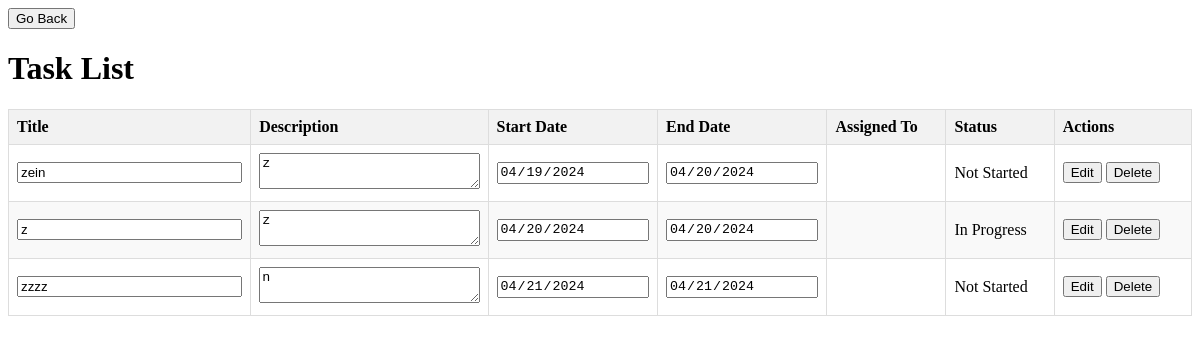
The page /view_tasks/ on the database its author committed.
### myapp3/models.py (models this page shows, shortened)
class Task(models.Model):
    title = models.CharField(max_length=200)
    description = models.TextField()
    assigned_to = models.ManyToManyField(Basic_Employee_Information, related_name='tasks', blank=True)
    progress = models.IntegerField(default=0)  # Progress in percentage
    start_date = models.DateField(default=timezone.now)
    end_date = models.DateField(default=timezone.now)
    STATUS_CHOICES = [
        ('not_started', 'Not Started'),
        ('in_progress', 'In Progress'),
        ('done', 'Done'),
    ]
    status = models.CharField(max_length=20, choices=STATUS_CHOICES, default='not_started')

### myapp3/views.py (the view)
# urls.py: path('view_tasks/', views.view_tasks, name='view_tasks'),
def view_tasks(request):
    tasks = Task.objects.all()
    return render(request, 'myapp3/view_tasks.html', {'tasks': tasks})

### templates/myapp3/view_tasks.html (shortened to what this page needs)
<!DOCTYPE html>
<html lang="en">
<head>
</head>
<body>
    <button onclick="goBack()">Go Back</button>
    <h1>Task List</h1>
    <table>
        <thead>
            <tr>
                <th>Title</th>
                <th>Description</th>
                <th>Start Date</th>
                <th>End Date</th>
                <th>Assigned To</th>
                <th>Status</th>
                <th>Actions</th>
            </tr>
        </thead>
        <tbody>
            {% for task in tasks %}
            <tr>
                <td>
                    <input type="text" id="title-{{ task.id }}" value="{{ task.title }}" readonly>
                </td>
                <td>
                    <textarea id="description-{{ task.id }}" readonly>{{ task.description }}</textarea>
                </td>
                <td>
                    <input type="date" class="date-input" id="start-date-{{ task.id }}" value="{{ task.start_date|date:'Y-m-d' }}" readonly>
                </td>
                <td>
                    <input type="date" class="date-input" id="end-date-{{ task.id }}" value="{{ task.end_date|date:'Y-m-d' }}" readonly>
                </td>
                <td>
                </td>
                <td>
                    <span id="status-display-{{ task.id }}">{{ task.get_status_display }}</span>
                </td>
                <td>
                    <button type="button" class="edit-btn" data-task-id="{{ task.id }}">Edit</button>
                    <button type="button" class="delete-btn" data-task-id="{{ task.id }}">Delete</button>
                </td>
            </tr>
            {% empty %}
            <tr>
                <td colspan="5">No tasks available.</td>
            </tr>
            {% endfor %}
        </tbody>
    </table>
</body>
</html>

### templates/myapp3/view_tasks.html (style rules this page uses)
table { width: 100%; border-collapse: collapse; }
th, td { border: 1px solid #ddd; padding: 8px; text-align: left; }
th { background-color: #f2f2f2; }
tr:nth-child(even) { background-color: #f9f9f9; }
input, textarea { width: 100%; box-sizing: border-box; }
button { cursor: pointer; }

### rows shown on the page
Task: title "zein", id "z", start_date "04/19/2024", end_date "04/20/2024", status "Not Started"
Task: title "z", id "z", start_date "04/20/2024", end_date "04/20/2024", status "In Progress"
Task: title "zzzz", id "n", start_date "04/21/2024", end_date "04/21/2024", status "Not Started"
